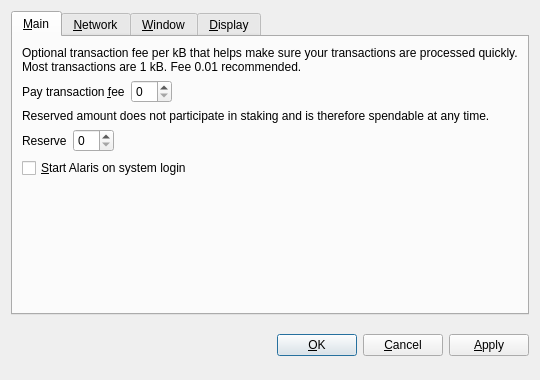
<?xml version="1.0" encoding="UTF-8"?>
<ui version="4.0">
 <class>OptionsDialog</class>
 <widget class="QDialog" name="OptionsDialog">
  <property name="geometry">
   <rect>
    <x>0</x>
    <y>0</y>
    <width>540</width>
    <height>380</height>
   </rect>
  </property>
  <property name="windowTitle">
   <string>Options</string>
  </property>
  <property name="modal">
   <bool>true</bool>
  </property>
  <layout class="QVBoxLayout" name="verticalLayout">
   <item>
    <widget class="QTabWidget" name="tabWidget">
     <property name="tabPosition">
      <enum>QTabWidget::North</enum>
     </property>
     <property name="currentIndex">
      <number>0</number>
     </property>
     <widget class="QWidget" name="tabMain">
      <attribute name="title">
       <string>&amp;Main</string>
      </attribute>
      <layout class="QVBoxLayout" name="verticalLayout_Main">
       <item>
        <widget class="QLabel" name="transactionFeeInfoLabel">
         <property name="text">
          <string>Optional transaction fee per kB that helps make sure your transactions are processed quickly. Most transactions are 1 kB. Fee 0.01 recommended.</string>
         </property>
         <property name="textFormat">
          <enum>Qt::PlainText</enum>
         </property>
         <property name="wordWrap">
          <bool>true</bool>
         </property>
        </widget>
       </item>
       <item>
        <layout class="QHBoxLayout" name="horizontalLayoutFee">
         <item>
          <widget class="QLabel" name="transactionFeeLabel">
           <property name="text">
            <string>Pay transaction &amp;fee</string>
           </property>
           <property name="textFormat">
            <enum>Qt::PlainText</enum>
           </property>
           <property name="buddy">
            <cstring>transactionFee</cstring>
           </property>
          </widget>
         </item>
         <item>
          <widget class="BitcoinAmountField" name="transactionFee"/>
         </item>
         <item>
          <spacer name="horizontalSpacerFee">
           <property name="orientation">
            <enum>Qt::Horizontal</enum>
           </property>
           <property name="sizeHint" stdset="0">
            <size>
             <width>40</width>
             <height>20</height>
            </size>
           </property>
          </spacer>
         </item>
        </layout>
       </item>
       <item>
        <widget class="QLabel" name="reserveBalanceInfoLabel">
         <property name="text">
          <string>Reserved amount does not participate in staking and is therefore spendable at any time.</string>
         </property>
         <property name="textFormat">
          <enum>Qt::PlainText</enum>
         </property>
         <property name="wordWrap">
          <bool>true</bool>
         </property>
        </widget>
       </item>
       <item>
        <layout class="QHBoxLayout" name="horizontalLayoutReserveBalance">
         <item>
          <widget class="QLabel" name="reserveBalanceLabel">
           <property name="text">
            <string>Reserve</string>
           </property>
           <property name="textFormat">
            <enum>Qt::PlainText</enum>
           </property>
           <property name="buddy">
            <cstring>reserveBalance</cstring>
           </property>
          </widget>
         </item>
         <item>
          <widget class="BitcoinAmountField" name="reserveBalance"/>
         </item>
         <item>
          <spacer name="horizontalSpacerReserveBalance">
           <property name="orientation">
            <enum>Qt::Horizontal</enum>
           </property>
           <property name="sizeHint" stdset="0">
            <size>
             <width>40</width>
             <height>20</height>
            </size>
           </property>
          </spacer>
         </item>
        </layout>
       </item>
       <item>
        <widget class="QCheckBox" name="bitcoinAtStartup">
         <property name="toolTip">
          <string>Automatically start Alaris after logging in to the system.</string>
         </property>
         <property name="text">
          <string>&amp;Start Alaris on system login</string>
         </property>
        </widget>
       </item>
       <item>
        <spacer name="verticalSpacer_Main">
         <property name="orientation">
          <enum>Qt::Vertical</enum>
         </property>
         <property name="sizeHint" stdset="0">
          <size>
           <width>20</width>
           <height>40</height>
          </size>
         </property>
        </spacer>
       </item>
      </layout>
     </widget>
     <widget class="QWidget" name="tabNetwork">
      <attribute name="title">
       <string>&amp;Network</string>
      </attribute>
      <layout class="QVBoxLayout" name="verticalLayout_Network">
       <item>
        <widget class="QCheckBox" name="mapPortUpnp">
         <property name="toolTip">
          <string>Automatically open the Alaris client port on the router. This only works when your router supports UPnP and it is enabled.</string>
         </property>
         <property name="text">
          <string>Map port using &amp;UPnP</string>
         </property>
        </widget>
       </item>
       <item>
        <widget class="QCheckBox" name="connectSocks">
         <property name="toolTip">
          <string>Connect to the Alaris network through a SOCKS5 proxy (e.g. when connecting through Tor).</string>
         </property>
         <property name="text">
          <string>&amp;Connect through SOCKS5 proxy:</string>
         </property>
        </widget>
       </item>
       <item>
        <layout class="QHBoxLayout" name="horizontalLayout_Network">
         <item>
          <widget class="QLabel" name="proxyIpLabel">
           <property name="text">
            <string>Proxy &amp;IP:</string>
           </property>
           <property name="textFormat">
            <enum>Qt::PlainText</enum>
           </property>
           <property name="buddy">
            <cstring>proxyIp</cstring>
           </property>
          </widget>
         </item>
         <item>
          <widget class="QValidatedLineEdit" name="proxyIp">
           <property name="maximumSize">
            <size>
             <width>140</width>
             <height>16777215</height>
            </size>
           </property>
           <property name="toolTip">
            <string>IP address of the proxy (e.g. 127.0.0.1)</string>
           </property>
          </widget>
         </item>
         <item>
          <widget class="QLabel" name="proxyPortLabel">
           <property name="text">
            <string>&amp;Port:</string>
           </property>
           <property name="textFormat">
            <enum>Qt::PlainText</enum>
           </property>
           <property name="buddy">
            <cstring>proxyPort</cstring>
           </property>
          </widget>
         </item>
         <item>
          <widget class="QLineEdit" name="proxyPort">
           <property name="maximumSize">
            <size>
             <width>55</width>
             <height>16777215</height>
            </size>
           </property>
           <property name="toolTip">
            <string>Port of the proxy (e.g. 9050)</string>
           </property>
          </widget>
         </item>
         <item>
          <spacer name="horizontalSpacer_Network">
           <property name="orientation">
            <enum>Qt::Horizontal</enum>
           </property>
           <property name="sizeHint" stdset="0">
            <size>
             <width>40</width>
             <height>20</height>
            </size>
           </property>
          </spacer>
         </item>
        </layout>
       </item>
       <item>
        <spacer name="verticalSpacer_Network">
         <property name="orientation">
          <enum>Qt::Vertical</enum>
         </property>
         <property name="sizeHint" stdset="0">
          <size>
           <width>20</width>
           <height>40</height>
          </size>
         </property>
        </spacer>
       </item>
      </layout>
     </widget>
     <widget class="QWidget" name="tabWindow">
      <attribute name="title">
       <string>&amp;Window</string>
      </attribute>
      <layout class="QVBoxLayout" name="verticalLayout_Window">
       <item>
        <widget class="QCheckBox" name="minimizeToTray">
         <property name="toolTip">
          <string>Show only a tray icon after minimizing the window.</string>
         </property>
         <property name="text">
          <string>&amp;Minimize to the tray instead of the taskbar</string>
         </property>
        </widget>
       </item>
       <item>
        <widget class="QCheckBox" name="minimizeOnClose">
         <property name="toolTip">
          <string>Minimize instead of exit the application when the window is closed. When this option is enabled, the application will be closed only after selecting Quit in the menu.</string>
         </property>
         <property name="text">
          <string>M&amp;inimize on close</string>
         </property>
        </widget>
       </item>
       <item>
        <spacer name="verticalSpacer_Window">
         <property name="orientation">
          <enum>Qt::Vertical</enum>
         </property>
         <property name="sizeHint" stdset="0">
          <size>
           <width>20</width>
           <height>40</height>
          </size>
         </property>
        </spacer>
       </item>
      </layout>
     </widget>
     <widget class="QWidget" name="tabDisplay">
      <attribute name="title">
       <string>&amp;Display</string>
      </attribute>
      <layout class="QVBoxLayout" name="verticalLayout_Display">
       <item>
        <layout class="QHBoxLayout" name="horizontalLayout_1_Display">
         <item>
          <widget class="QLabel" name="langLabel">
           <property name="text">
            <string>User Interface &amp;language:</string>
           </property>
           <property name="textFormat">
            <enum>Qt::PlainText</enum>
           </property>
           <property name="buddy">
            <cstring>lang</cstring>
           </property>
          </widget>
         </item>
         <item>
          <widget class="QValueComboBox" name="lang">
           <property name="toolTip">
            <string>The user interface language can be set here. This setting will take effect after restarting Alaris.</string>
           </property>
          </widget>
         </item>
        </layout>
       </item>
       <item>
        <layout class="QHBoxLayout" name="horizontalLayout_2_Display">
         <item>
          <widget class="QLabel" name="unitLabel">
           <property name="text">
            <string>&amp;Unit to show amounts in:</string>
           </property>
           <property name="textFormat">
            <enum>Qt::PlainText</enum>
           </property>
           <property name="buddy">
            <cstring>unit</cstring>
           </property>
          </widget>
         </item>
         <item>
          <widget class="QValueComboBox" name="unit">
           <property name="toolTip">
            <string>Choose the default subdivision unit to show in the interface and when sending coins.</string>
           </property>
          </widget>
         </item>
        </layout>
       </item>
       <item>
        <widget class="QCheckBox" name="coinControlFeatures">
         <property name="toolTip">
          <string>Whether to show coin control features or not.</string>
         </property>
         <property name="text">
          <string>Display coin &amp;control features (experts only!)</string>
         </property>
        </widget>
       </item>
       <item>
        <widget class="QCheckBox" name="useBlackTheme">
         <property name="text">
          <string>Use black visual theme (requires restart)</string>
         </property>
        </widget>
       </item>
       <item>
        <spacer name="verticalSpacer_Display">
         <property name="orientation">
          <enum>Qt::Vertical</enum>
         </property>
         <property name="sizeHint" stdset="0">
          <size>
           <width>20</width>
           <height>40</height>
          </size>
         </property>
        </spacer>
       </item>
      </layout>
     </widget>
    </widget>
   </item>
   <item>
    <layout class="QHBoxLayout" name="horizontalLayout_Buttons">
     <item>
      <spacer name="horizontalSpacer_1">
       <property name="orientation">
        <enum>Qt::Horizontal</enum>
       </property>
       <property name="sizeHint" stdset="0">
        <size>
         <width>40</width>
         <height>48</height>
        </size>
       </property>
      </spacer>
     </item>
     <item>
      <widget class="QLabel" name="statusLabel">
       <property name="font">
        <font>
         <weight>75</weight>
         <bold>true</bold>
        </font>
       </property>
       <property name="text">
        <string/>
       </property>
       <property name="textFormat">
        <enum>Qt::PlainText</enum>
       </property>
       <property name="wordWrap">
        <bool>true</bool>
       </property>
      </widget>
     </item>
     <item>
      <spacer name="horizontalSpacer_2">
       <property name="orientation">
        <enum>Qt::Horizontal</enum>
       </property>
       <property name="sizeHint" stdset="0">
        <size>
         <width>40</width>
         <height>48</height>
        </size>
       </property>
      </spacer>
     </item>
     <item>
      <widget class="QPushButton" name="okButton">
       <property name="text">
        <string>&amp;OK</string>
       </property>
      </widget>
     </item>
     <item>
      <widget class="QPushButton" name="cancelButton">
       <property name="text">
        <string>&amp;Cancel</string>
       </property>
       <property name="autoDefault">
        <bool>false</bool>
       </property>
      </widget>
     </item>
     <item>
      <widget class="QPushButton" name="applyButton">
       <property name="text">
        <string>&amp;Apply</string>
       </property>
       <property name="autoDefault">
        <bool>false</bool>
       </property>
      </widget>
     </item>
    </layout>
   </item>
  </layout>
 </widget>
 <customwidgets>
  <customwidget>
   <class>BitcoinAmountField</class>
   <extends>QSpinBox</extends>
   <header>bitcoinamountfield.h</header>
  </customwidget>
  <customwidget>
   <class>QValueComboBox</class>
   <extends>QComboBox</extends>
   <header>qvaluecombobox.h</header>
  </customwidget>
  <customwidget>
   <class>QValidatedLineEdit</class>
   <extends>QLineEdit</extends>
   <header>qvalidatedlineedit.h</header>
  </customwidget>
 </customwidgets>
 <resources/>
 <connections/>
</ui>
